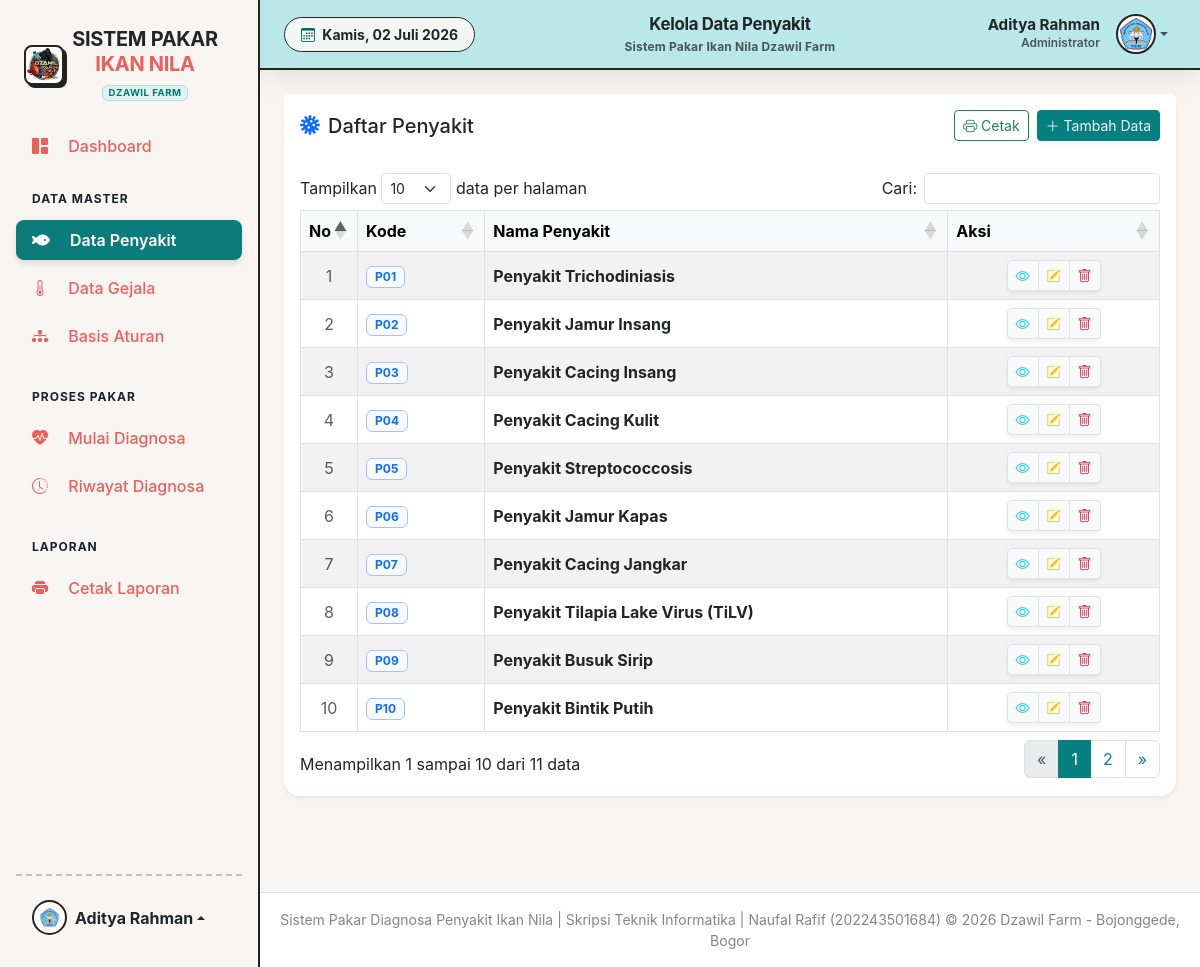
Page /pages/admin/penyakit.php (signed in) on the earlier database version.
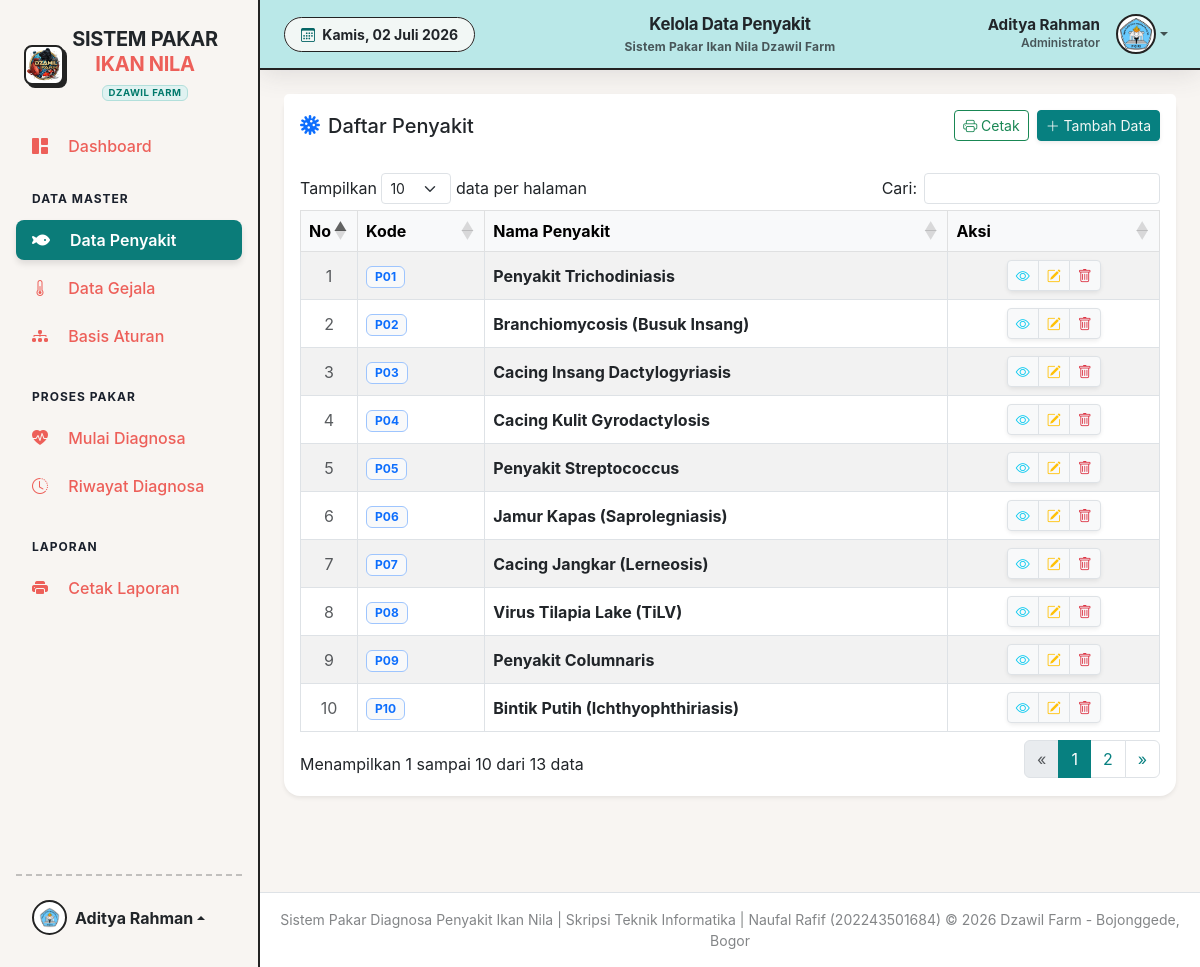
Same page on the later database version.
### tables this page shows
CREATE TABLE `tbl_penyakit` (
  `kode_penyakit` varchar(10) NOT NULL,
  `nama_penyakit` varchar(100) NOT NULL,
  `deskripsi` text DEFAULT NULL,
  `solusi` text DEFAULT NULL,
  `pencegahan` text DEFAULT NULL
);

### pages/admin/penyakit.php (the view, shortened to what this page needs)
<?php
require_once '../../includes/header.php';
try {
    $penyakit = $pdo->query("SELECT * FROM tbl_penyakit ORDER BY CAST(SUBSTRING(kode_penyakit, 2) AS UNSIGNED) ASC")->fetchAll();
} catch (PDOException $e) { die("Error: " . $e->getMessage()); }
?>
<div class="card shadow-sm border-0 mb-4 rounded-4">
    <div class="card-header bg-white py-3 d-flex justify-content-between align-items-center border-bottom-0">
        <h5 class="m-0 font-weight-bold text-dark"><i class="bi bi-virus me-2 text-primary"></i>Daftar Penyakit</h5>
        <div class="d-flex gap-2">
            <a href="../../process/print_penyakit.php?format=pdf" target="_blank" class="btn btn-outline-success btn-sm"><i class="bi bi-printer"></i> Cetak</a>
            <button class="btn btn-primary btn-sm shadow-sm" data-bs-toggle="modal" data-bs-target="#tambahPenyakitModal"><i class="bi bi-plus-lg"></i> Tambah Data</button>
        </div>
    </div>
    <div class="card-body p-3">
        <div class="table-responsive">
            <table class="table table-hover table-striped table-bordered align-middle" id="dataTable" width="100%">
                <thead class="table-light text-muted text-center">
                    <tr>
                        <th width="5%">No</th>
                        <th width="15%">Kode</th>
                        <th width="55%">Nama Penyakit</th>
                        <th width="25%">Aksi</th>
                    </tr>
                </thead>
                <tbody>
                    <?php foreach ($penyakit as $key => $p): ?>
                    <tr>
                        <td class="text-center text-muted"><?= $key + 1 ?></td>
                        <td><span class="badge bg-light text-primary border border-primary-subtle px-2"><?= htmlspecialchars($p['kode_penyakit']) ?></span></td>
                        <td class="fw-bold text-dark"><?= htmlspecialchars($p['nama_penyakit']) ?></td>
                        <td class="text-center">
                            <div class="btn-group shadow-sm">
                                <button type="button" class="btn btn-sm btn-light border text-info view-penyakit" data-id="<?= $p['kode_penyakit'] ?>"><i class="bi bi-eye"></i></button>
                                <button type="button" class="btn btn-sm btn-light border text-warning edit-penyakit" data-id="<?= $p['kode_penyakit'] ?>"><i class="bi bi-pencil-square"></i></button>
                                <button type="button" class="btn btn-sm btn-light border text-danger" onclick="confirmDelete('<?= $p['kode_penyakit'] ?>')"><i class="bi bi-trash"></i></button>
                            </div>
                        </td>
                    </tr>
                    <?php endforeach; ?>
                </tbody>
            </table>
        </div>
    </div>
</div>
<?php require_once '../../includes/footer.php'; ?>

Differences in the rows shown:
changed tbl_penyakit "P02": nama_penyakit "Penyakit Jamur Insang" → "Branchiomycosis (Busuk Insang)"
changed tbl_penyakit "P03": nama_penyakit "Penyakit Cacing Insang" → "Cacing Insang Dactylogyriasis"
changed tbl_penyakit "P04": nama_penyakit "Penyakit Cacing Kulit" → "Cacing Kulit Gyrodactylosis"
changed tbl_penyakit "P05": nama_penyakit "Penyakit Streptococcosis" → "Penyakit Streptococcus"
changed tbl_penyakit "P06": nama_penyakit "Penyakit Jamur Kapas" → "Jamur Kapas (Saprolegniasis)"
changed tbl_penyakit "P07": nama_penyakit "Penyakit Cacing Jangkar" → "Cacing Jangkar (Lerneosis)"
changed tbl_penyakit "P08": nama_penyakit "Penyakit Tilapia Lake Virus (TiLV)" → "Virus Tilapia Lake (TiLV)"
changed tbl_penyakit "P09": nama_penyakit "Penyakit Busuk Sirip" → "Penyakit Columnaris"
changed tbl_penyakit "P10": nama_penyakit "Penyakit Bintik Putih" → "Bintik Putih (Ichthyophthiriasis)"
Other differences:
text written by a page script: "Tampilkan data per halaman Cari: Menampilkan 1 sampai 10 dari 11 data « 1 2 »" → "Tampilkan data per halaman Cari: Menampilkan 1 sampai 10 dari 13 data « 1 2 »"
